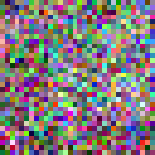
#> input picture scripts/assets/gallery/t-000.png, 155 x 155 px
$ python fig_gallery.py
#> lines starting #> are read from the running program, lines starting #| are printed output that depends on the picture
### scripts/make_fonts.py
# Convert TeX Gyre Termes OTF -> TTF (Type 42-safe embedding).
import sys
from fontTools.ttLib import TTFont, newTable
from fontTools.pens.cu2quPen import Cu2QuPen
from fontTools.pens.ttGlyphPen import TTGlyphPen
def otf_to_ttf(src, dst, max_err=1.0):
    f = TTFont(src); gs = f.getGlyphSet(); order = f.getGlyphOrder()
    glyf = {}
    for n in order:
        pen = TTGlyphPen(gs); gs[n].draw(Cu2QuPen(pen, max_err, reverse_direction=True)); glyf[n] = pen.glyph()
    f["loca"] = newTable("loca"); g = f["glyf"] = newTable("glyf"); g.glyphOrder = order; g.glyphs = glyf
    del f["CFF "]
    if "VORG" in f: del f["VORG"]
    f["maxp"] = newTable("maxp"); m=f["maxp"]; m.tableVersion=0x00010000
    for a in ("maxZones","maxTwilightPoints","maxStorage","maxFunctionDefs","maxInstructionDefs","maxStackElements","maxSizeOfInstructions","maxComponentElements"): setattr(m,a,0)
    m.maxZones=1; f["head"].glyphDataFormat=0
    f["post"].formatType=2.0; f["post"].extraNames=[]; f["post"].mapping={}; f["post"].glyphOrder=order
    f.sfntVersion="\x00\x01\x00\x00"; f.save(dst)

import os, glob
SRC = "/usr/share/texmf/fonts/opentype/public/tex-gyre"
OUT = os.path.join(os.path.dirname(os.path.abspath(__file__)), "fonts")


def ensure():
    """Convert TeX Gyre Termes (CFF OpenType) to TrueType so matplotlib embeds valid Type 42
    fonts. Converted files are local build products and are not committed (GUST font licence)."""
    os.makedirs(OUT, exist_ok=True)
    for st in ("regular", "bold", "italic", "bolditalic"):
        dst = os.path.join(OUT, f"texgyretermes-{st}.ttf")
        src = os.path.join(SRC, f"texgyretermes-{st}.otf")
        if not os.path.exists(dst) and os.path.exists(src):
            otf_to_ttf(src, dst)
    return sorted(glob.glob(os.path.join(OUT, "*.ttf")))


# [2 lines that do not run on import are left out]

### scripts/common.py
import os
import numpy as np
from PIL import Image

HERE = os.path.dirname(os.path.abspath(__file__))
FIGDIR = os.path.normpath(os.path.join(HERE, "..", "figures"))


def tile(folder, idx, native):
    """Load an embedded raster recovered from the original PDF and undo its
    nearest-neighbour upsampling, returning the native-resolution RGB array."""
#> called with folder = 'gallery', idx = 0, native = 32
    a = np.asarray(Image.open(os.path.join(HERE, "assets", folder, f"t-{idx:03d}.png")).convert("RGB"))
#> a is the input picture: shape (155, 155, 3); mean R, G, B 130.2, 121.5, 124.9
    n = a.shape[0]
#> n = 155
    centers = ((np.arange(native) + 0.5) * n / native).astype(int)
#> centers = 32 values from 2 to 152
    return a[np.ix_(centers, centers)]
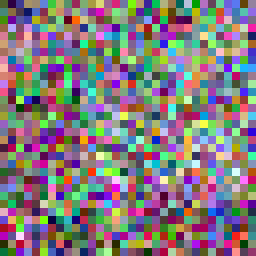
#> returned value: shape (32, 32, 3) (shown 8 times larger); mean of channels 0, 1, 2 130.3, 121.5, 125.2; drawn as R, G, B


def framed(ax, img, color, lw=1.4):
#> called with color = '#222222', lw = 1.3
    ax.imshow(img, interpolation="nearest")
    ax.set_xticks([]); ax.set_yticks([]); ax.grid(False)
    for s in ax.spines.values():
        s.set_visible(True); s.set_color(color); s.set_linewidth(lw)


# [6 lines left out: function save, not called in this run]

### scripts/style.py
"""Shared matplotlib style for all paper figures (Times text, STIX math, Type 42 fonts)."""
import matplotlib as mpl

TEXTWIDTH_MAIN = 6.875   # CVPR two-column \textwidth, inches
TEXTWIDTH_SUPP = 6.5
COLWIDTH = 3.28        # CVPR \columnwidth, inches     # supplement (1in margins)

COL = {
    "Heun1": "#B34016",
    "DPM++2S": "#09649A",
    "Heun2": "#007656",
    "Midpoint1": "#996827",
    "Euler2": "#525663",
    "Heun4": "#5B3E8F",
    "ink": "#222222",
    "muted": "#5A6570",
    "grid": "#E3E6E9",
    "ref": "#8A949D",
}
MARK = {"Heun1": "o", "DPM++2S": "s", "Heun2": "^", "Midpoint1": "v", "Euler2": "D"}
# Input states A, B, C in Fig. 1
ABC = {"A": "#7B3F9E", "B": "#4F5B66", "C": "#9A6A12"}


def apply():
    from matplotlib import font_manager
    import make_fonts
    for f in make_fonts.ensure():
        font_manager.fontManager.addfont(f)
    fm = font_manager.fontManager
    fm.ttflist = [e for e in fm.ttflist if not (e.name == "TeX Gyre Termes" and e.fname.endswith(".otf"))]
    mpl.rcParams.update({
        "font.family": "serif",
        "font.serif": ["TeX Gyre Termes", "Times New Roman", "Nimbus Roman", "Times", "DejaVu Serif"],
        "mathtext.fontset": "stix",
        "pdf.fonttype": 42,
        "ps.fonttype": 42,
        "font.size": 9,
        "figure.constrained_layout.use": False,
        "axes.titlesize": 9,
        "axes.labelsize": 9,
        "xtick.labelsize": 8,
        "ytick.labelsize": 8,
        "legend.fontsize": 8,
        "axes.edgecolor": "#9AA3AB",
        "axes.linewidth": 0.6,
        "axes.labelcolor": COL["ink"],
        "text.color": COL["ink"],
        "xtick.color": "#4A545E",
        "ytick.color": "#4A545E",
        "xtick.major.width": 0.6,
        "ytick.major.width": 0.6,
        "xtick.major.size": 2.5,
        "ytick.major.size": 2.5,
        "axes.spines.top": False,
        "axes.spines.right": False,
        "axes.grid": True,
        "grid.color": COL["grid"],
        "grid.linewidth": 0.5,
        "legend.frameon": False,
        "savefig.bbox": "tight",
        "savefig.pad_inches": 0.02,
        "figure.dpi": 150,
    })

### scripts/fig_gallery.py
"""Supplement: saved clean-target inverse states (tiles recovered from the original figure)."""
import matplotlib.pyplot as plt
import style, data
from common import tile, framed, save

style.apply()
C = style.COL
colcol = {"Source": C["ink"], "Heun1": C["Heun1"], "DPM++2S": C["DPM++2S"], "Heun2": C["Heun2"]}
fig = plt.figure(figsize=(style.TEXTWIDTH_SUPP, 2.2))
TS = 0.66
W, H = 6.5, 2.2
x0s = [0.55, 3.62]
for (title, g), x0 in zip(data.GALLERY.items(), x0s):
    fig.text(x0 / W, 0.975, title, fontsize=9, va="top")
    for r in range(2):
        y = H - 0.42 - r * (TS + 0.3) - TS
        if x0 == x0s[0]:
            fig.text(0.02, (y + TS / 2) / H, f"Index {r + 1}", va="center", fontsize=8)
        for c, name in enumerate(data.GALLERY_COLS):
            x = x0 + c * (TS + 0.06)
            ax = fig.add_axes([x / W, y / H, TS / W, TS / H])
#> (the run stopped early here; a loop or call above may not have finished)
